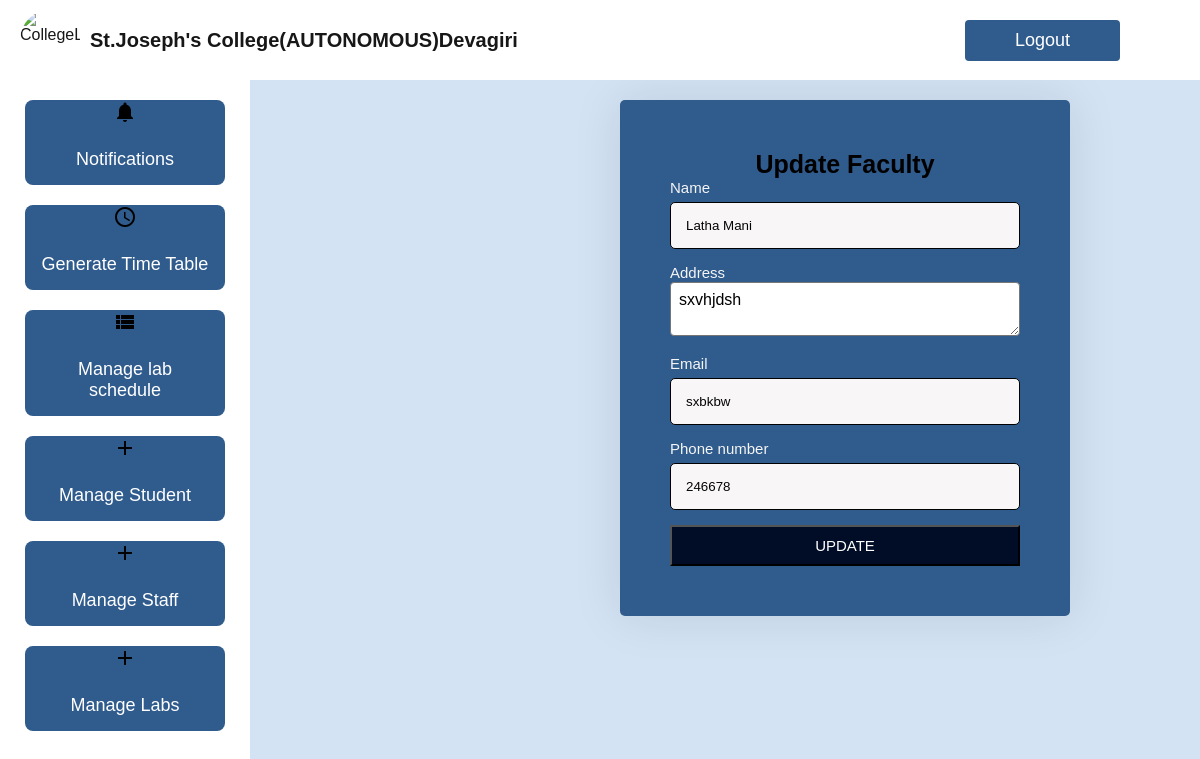
The app's page /administrator/updatefaculty/11 with its own data.
### administrator/models.py (models this page shows, shortened)
class Faculty1(models.Model):
    loginid=models.ForeignKey(Userprofile,on_delete=models.CASCADE,null=True,blank=True)
    name = models.CharField(max_length=100)
    address=models.CharField(max_length=100)
    email=models.CharField(max_length=100)
    phone=models.CharField(max_length=100)

### administrator/views.py (the view, shortened to what this page needs)
# urls.py: path('updatefaculty/<int:id>',UpdateFaculty.as_view(),name='updatefaculty'),
class UpdateFaculty(View):
    def get(self,request,id):
        n=Faculty1.objects.get(id=id)
        return render(request,'admin/updatefaculty.html',{'n':n})

### templates/admin/updatefaculty.html (shortened to what this page needs)
{% extends 'admin/adminbase.html' %}
{%block body%}
  <div class="lab">
  <form action="/administrator/addfaculty/" method="post">
    <div style="font-size: 25px;text-align: center;"><b>Update Faculty</b></div>
    <div class="sch">
    <label for="">Name</label>
    <input type="text" name="name" id="" value="{{n.name}}">
</div>
<div class="sch">
    <label for="">Address</label>
    <textarea name="address" id="" rows="2" cols="20" >{{n.address}}</textarea>
</div>
<div class="sch">
    <label for="">Email</label>
    <input type="text" name="email" id="" value="{{n.email}}">
</div>
<div class="sch">
    <label for="">Phone number</label>
    <input type="text"name="phone" id="" value="{{n.phone}}" >
</div>
<div class="inp" >
 <b><input type="submit" name="" id="" value="UPDATE"></b>
</div>
</form>
</div>
     {% endblock %}

### templates/admin/adminbase.html (style rules this page uses)
* { font-family: Arial, sans-serif; margin: 0; padding: 0; box-sizing: border-box; }
body { background: url("D:\ssk.png") no-repeat; background-size: cover; }
body { background-color: rgb(211, 227, 244); }

### templates/admin/updatefaculty.html (style rules this page uses)
.lab { margin-left: 620px; padding: 50px; max-width: 450px; background-color: #2f5b8d; border-radius: 5px; box-shadow:0 0 50px rgba(5,2, 1, 0.1); overflow: auto; margin-bottom: -1px; }
.sch { margin-bottom: 15px; color: white; }
.sch input { width: 100%; padding: 15px; border-radius: 5px; border: 1px solid black; background-color: rgb(248, 246, 246); margin-top: 5px; cursor: pointer; color: rgb(5, 5, 5); }
.sch textarea { width: 100%; padding: 8px; border-radius: 4px; background-color: white; font-size: 16px; }
.sch label { font-size: 15px; font-style: normal; color: whitesmoke; margin-bottom: 10px; }
.inp input { background-color:rgb(1, 13, 39); padding: 10px; width: 100%; text-align: center; color: white; font-size: 15px; }

### records on screen
Faculty1: name "Latha Mani", address "sxvhjdsh", email "sxbkbw", phone "246678"
